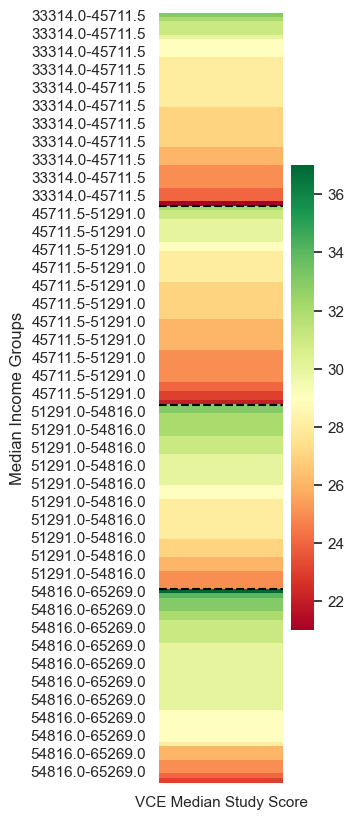

This chart was generated by the following Python code:
"""
module for generating the heatmap
"""

import seaborn as sns
import numpy as np
import pandas as pd
from matplotlib import pyplot as plt

CSV_FILEPATH = '../final.csv'
VCE_HEATMAP_FILEPATH = 'vce_grouped_heatmap.png'

def generate_median_heatmap():
    csv_data = pd.read_csv(CSV_FILEPATH)
    vce_csv_data = csv_data[['Median Income in Postcode','VCE Median Study Score']]
    vce_valid_data = vce_csv_data.dropna()
    
    # Extract "Median Income in Postcode" series
    median_income_data = pd.Series(vce_valid_data['Median Income in Postcode'])

    # Calculate the quartiles of "Median Income in Postcode"
    index_percentile = vce_valid_data.quantile([0, 0.25, 0.5, 0.75, 1], 0)['Median Income in Postcode']
    #print(index_percentile)
    
    # Separate the Median Income in Postcode and divide it into groups according to the quartiles
    labels_array = []
    for i in index_percentile.index:
        if i < index_percentile.index.max():
            labels_array.append('{}-{}'.format(index_percentile[i], index_percentile[i+0.25]))
    cutted_series = pd.qcut(median_income_data, 4, labels = labels_array)
    
    cutted_series.name = 'Median Income Groups'
    
    # Merge the cutted_series with median_series
    merged_df = pd.merge(vce_valid_data, cutted_series,  right_index = True, left_index = True)
    merged_df = merged_df.sort_values('Median Income Groups')#.set_index('Median Income Groups')
    merged_df.drop('Median Income in Postcode', axis=1, inplace=True)

    # Create the index array to draw the seperation lines on heatmap
    indices_counts = merged_df['Median Income Groups'].value_counts().sort_index()
    index_array = []
    start = 0
    for i in range(len(indices_counts.values) -1): # One less than the length because there should be no line at the bottom
        index_array.append(start + indices_counts.values[i])
        start += indices_counts.values[i]

    merged_df.sort_values(['Median Income Groups', 'VCE Median Study Score'], ascending = (True, False), inplace = True)   
    merged_df = merged_df.set_index('Median Income Groups')

     # Generate the actual heatmap
    sns.set(rc = {'figure.figsize':(2,10)})
    heatmap = sns.heatmap(merged_df, cmap='RdYlGn')
    heatmap.hlines([index_array], *heatmap.get_xlim(), linestyles = 'dashed', color="black")
    plt.savefig(VCE_HEATMAP_FILEPATH, bbox_inches='tight')

if __name__ == "__main__":
    print("started")
    generate_median_heatmap()
